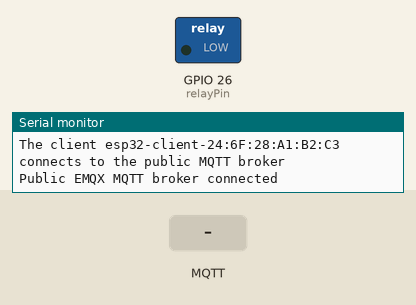
Simulated run of this sketch. Board: ESP32. Parts: switched loads named in the sketch (green lamp = pin HIGH), the last lines printed to the serial monitor. The test bench sets the inputs (shaded band). WiFi joins after 1.5 s; servers stay silent unless stated; no MQTT or app messages arrive unless stated.

Above: at 2.7 s.
2.8 s: MQTT message "WATER" arrives on the first subscribed topic
At 3.4 s:
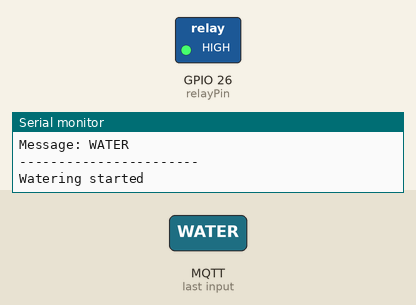
Timing chart, 0 to 14.3 s (numbered marks = the images above; inputs shaded):
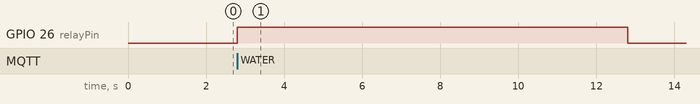

The sketch:

mqttkodu.ino
```cpp
#include <WiFi.h>
#include <PubSubClient.h>

// WiFi
const char *ssid = "SUPERONLINE_Wi-Fi_9KNE"; // Wi-Fi adınızı girin
const char *password = "the6x2sesz7E";  // Wi-Fi şifrenizi girin

// MQTT Broker
const char *mqtt_broker = "broker.emqx.io";
const char *topic = "emqx/esp32";
const char *control_topic = "emqx/esp32/control";
const char *mqtt_username = "emqx";
const char *mqtt_password = "public";
const int mqtt_port = 1883;

// Sensör ve Aktüatör Pinleri
const int soilMoisturePin = 34; // Analog giriş pini
const int relayPin = 26;        // Röle kontrol pini

WiFiClient espClient;
PubSubClient client(espClient);

// Zamanlayıcı
unsigned long lastMsg = 0;
const long interval = 60000; // 1 dakika

void callback(char *topic, byte *payload, unsigned int length) {
    Serial.print("Message arrived in topic: ");
    Serial.println(topic);
    Serial.print("Message: ");
    String message;
    for (int i = 0; i < length; i++) {
        message += (char)payload[i];
    }
    Serial.println(message);
    Serial.println("-----------------------");

    // Kontrol komutlarını işle
    if (String(topic) == control_topic) {
        if (message == "WATER") {
            waterPlant();
        }
    }
}

void reconnect() {
    // MQTT broker'a yeniden bağlanma denemeleri
    while (!client.connected()) {
        String client_id = "esp32-client-";
        client_id += String(WiFi.macAddress());
        Serial.printf("The client %s connects to the public MQTT broker\n", client_id.c_str());
        if (client.connect(client_id.c_str(), mqtt_username, mqtt_password)) {
            Serial.println("Public EMQX MQTT broker connected");
            client.publish(topic, "Hi, I'm ESP32 ^^");
            client.subscribe(control_topic);
        } else {
            Serial.print("failed with state ");
            Serial.print(client.state());
            delay(2000);
        }
    }
}

void setup() {
    // Seri haberleşmeyi başlat
    Serial.begin(115200);

    // Wi-Fi bağlantısını başlat
    WiFi.begin(ssid, password);
    while (WiFi.status() != WL_CONNECTED) {
        delay(500);
        Serial.println("Connecting to WiFi..");
    }
    Serial.println("Connected to the Wi-Fi network");

    // MQTT broker ayarları
    client.setServer(mqtt_broker, mqtt_port);
    client.setCallback(callback);

    // Sensör ve aktüatör pinlerini ayarla
    pinMode(relayPin, OUTPUT);
    digitalWrite(relayPin, LOW); // Başlangıçta pompayı kapalı tut

    // İlk bağlantıyı sağla
    reconnect();
}

void loop() {
    if (!client.connected()) {
        reconnect();
    }
    client.loop();

    unsigned long now = millis();
    if (now - lastMsg > interval) {
        lastMsg = now;
        readSoilMoisture();
    }
}

int readSoilMoisture() {
    int soilMoistureValue = analogRead(soilMoisturePin);
    Serial.print("Soil Moisture: ");
    Serial.println(soilMoistureValue);

    // Nem değerini MQTT ile yayınla
    String moistureStr = String(soilMoistureValue);
    client.publish("emqx/esp32/soilMoisture", moistureStr.c_str());

    // Belirli bir nem seviyesinin altındaysa sulama yap
    int dryThreshold = 3000; // Bu değeri sensörünüze göre ayarlayın
    if (soilMoistureValue < dryThreshold) {
        waterPlant();
    }

    return soilMoistureValue;
}

void waterPlant() {
    digitalWrite(relayPin, HIGH); // Pompayı aç
    Serial.println("Watering started");
    delay(10000); // 10 saniye sulama
    digitalWrite(relayPin, LOW);  // Pompayı kapat
    Serial.println("Watering stopped");

    // MQTT ile sulama durumunu bildir
    client.publish("emqx/esp32/watering", "Watering completed");
}
```

Measured:
- after the input at 2.8 s, GPIO 26 (relayPin): LOW → HIGH at once, → LOW 10.0 s later
